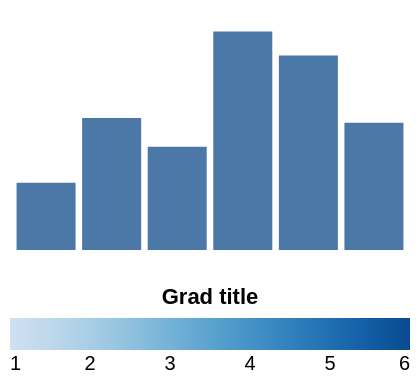

Write a Vega-Lite specification for this figure.
### Vega specification from a JSON file in a GitHub repository (floating-point values rounded to 4 significant figures)
{"width": 200, "height": 120, "padding": 5, "data": [{"name": "t", "values": [{"a": "Alpha", "b": 28, "c": "x", "d": 1}, {"a": "Bravo", "b": 55, "c": "y", "d": 2}, {"a": "Charlie", "b": 43, "c": "x", "d": 3}, {"a": "Delta", "b": 91, "c": "z", "d": 4}, {"a": "Echo", "b": 81, "c": "y", "d": 5}, {"a": "Foxtrot", "b": 53, "c": "z", "d": 6}]}], "scales": [{"name": "x", "type": "band", "domain": {"data": "t", "field": "a"}, "range": "width", "padding": 0.1}, {"name": "y", "type": "linear", "domain": {"data": "t", "field": "b"}, "range": "height", "nice": true}, {"name": "color", "type": "ordinal", "domain": {"data": "t", "field": "c"}, "range": {"scheme": "category10"}}, {"name": "ramp", "type": "linear", "domain": {"data": "t", "field": "d"}, "range": {"scheme": "blues"}}, {"name": "size", "type": "linear", "domain": {"data": "t", "field": "b"}, "range": [10, 200]}, {"name": "shape", "type": "ordinal", "domain": {"data": "t", "field": "c"}, "range": "symbol"}, {"name": "quant", "type": "quantize", "domain": [0, 100], "range": {"scheme": "greens", "count": 4}}], "marks": [{"type": "rect", "from": {"data": "t"}, "encode": {"enter": {"x": {"scale": "x", "field": "a"}, "width": {"scale": "x", "band": 1}, "y": {"scale": "y", "field": "b"}, "y2": {"scale": "y", "value": 0}}}}], "legends": [{"fill": "ramp", "type": "gradient", "direction": "horizontal", "title": "Grad title", "titleOrient": "top", "titleAnchor": "middle", "orient": "bottom"}]}
